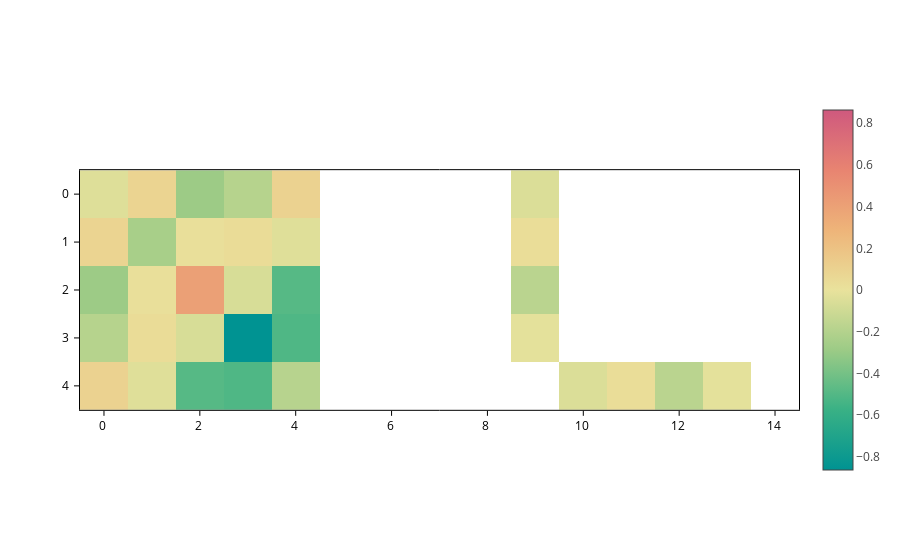

The code cell stored with this chart in its notebook:
### Markdown cell above
## Changing the colorscale

The most obvious thing to tweak here is the colorscale, you can do so by using the `colorscale` input, which, as usual, accepts any colorscale that the plotting backend can understand.

### Code cell
plot.update_inputs(colorscale="temps")

### Figure 1 — Plotly figure (JSON) as saved in the notebook; plotly's stock layout.template omitted (floating-point values rounded to 4 significant figures)
{"data": [{"coloraxis": "coloraxis", "meta": {}, "opacity": 1, "type": "heatmap", "z": [[-0.04066, 0.0871, -0.2838, -0.191, 0.1016, NaN, NaN, NaN, NaN, -0.05263, NaN, NaN, NaN, NaN, NaN], [0.0871, -0.2421, 0.02014, 0.03938, -0.03807, NaN, NaN, NaN, NaN, 0.02922, NaN, NaN, NaN, NaN, NaN], [-0.2838, 0.02014, 0.4106, -0.06766, -0.4913, NaN, NaN, NaN, NaN, -0.1757, NaN, NaN, NaN, NaN, NaN], [-0.191, 0.03938, -0.06766, -0.8634, -0.5102, NaN, NaN, NaN, NaN, -0.01763, NaN, NaN, NaN, NaN, NaN], [0.1016, -0.03807, -0.4913, -0.5102, -0.1873, NaN, NaN, NaN, NaN, NaN, -0.05263, 0.02922, -0.1757, -0.01763, NaN]], "zsmooth": false}], "layout": {"coloraxis": {"cmid": 0, "colorscale": [[0.0, "rgb(0, 147, 146)"], [0.1667, "rgb(57, 177, 133)"], [0.3333, "rgb(156, 203, 134)"], [0.5, "rgb(233, 226, 156)"], [0.6667, "rgb(238, 180, 121)"], [0.8333, "rgb(232, 132, 113)"], [1.0, "rgb(207, 89, 126)"]], "showscale": true}, "scene": {"aspectmode": "data", "xaxis": {"range": [-0.5, 14.5]}, "yaxis": {"range": [4.5, -0.5]}}, "xaxis": {"constrain": "domain", "range": [-0.5, 14.5], "scaleanchor": "y", "scaleratio": 1}, "yaxis": {"constrain": "domain", "range": [4.5, -0.5]}}}
